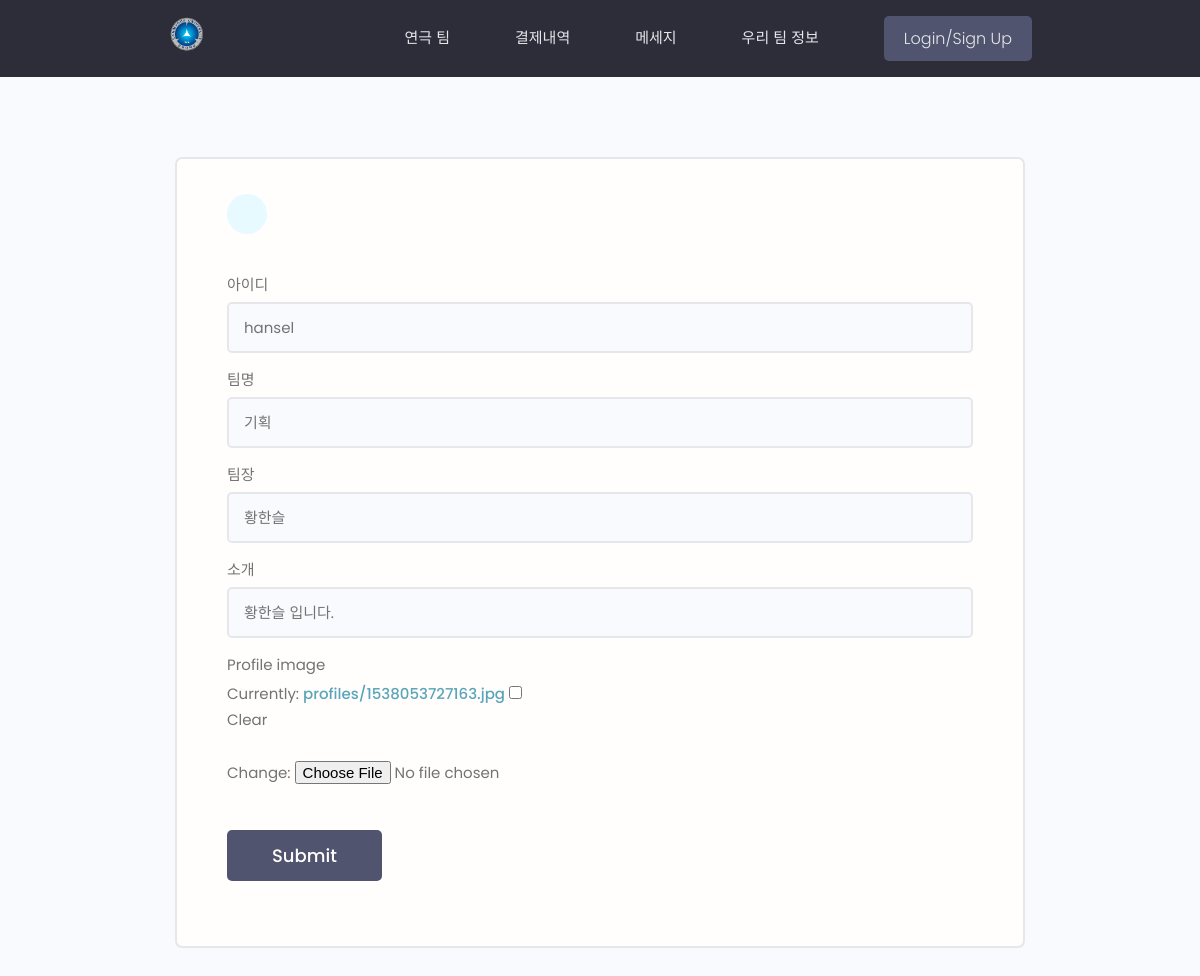
Screenshot of /edit/1 with the database file from the repository.
### division/models.py (models this page shows, shortened)
class Team(models.Model):
    user = models.OneToOneField(User,on_delete=models.CASCADE,null=True,blank=True)
    id = models.IntegerField(primary_key=True)
    username = models.CharField(null=True,max_length=100)
    name = models.CharField(null=True,max_length=100)
    captain = models.CharField(null=True,max_length=100)
    short_intro = models.CharField(null=True,blank=True,max_length=256)
    email = models.EmailField(null=True)
    profile_image = models.ImageField(null=True,blank=True,upload_to='profiles/',default='profiles/user-default.png')
    created = models.DateTimeField(auto_now_add=True)
    is_new = models.BooleanField(null=True,default=False)
    USERNAME_FIELD = 'username'

### division/views.py (the view)
# urls.py: path('edit/<str:pk>',updateTeam,name='edit'),
def updateTeam(request,pk):
    team = Team.objects.get(id=pk)
    form = CustomTeamForm(instance=team)
    if request.method == 'POST':
        form = CustomTeamForm(request.POST,request.FILES,instance=team)
        if form.is_valid():
            form.save()
            return redirect('account')
    context = {'form':form}
    return render(request,'edit.html',context)

### division/forms.py
class CustomTeamForm(ModelForm):
    class Meta:
        model = Team
        fields = ['username','name','captain','short_intro','profile_image']
        labels ={
            'username':'아이디',
            'name':'팀명',
            'captain':'팀장',
            'short_intro':'소개'
        }
    def __init__(self,*args,**kwargs):
        super(CustomTeamForm,self).__init__(*args,**kwargs)
        for name,field in self.fields.items():
            field.widget.attrs.update({'class':'input'})

### division/templates/edit.html (shortened to what this page needs)
{% extends 'main.html' %}
{% block content %}
<main class="formPage my-xl">
    <div class="content-box">
        <div class="formWrapper">
            <a class="backButton" href="#"></a>
            <br>
            <form class="form" method="POST" enctype="multipart/form-data">
                {% for field in form %}
                <div class="form__field">
                    <label for="formInput#text">{{field.label}} </label>
                    {{field}}
                </div>
                {% endfor %}
                <input class="btn btn--sub btn--lg  my-md" type="submit" value="Submit" />
            </form>
        </div>
    </div>
</main>
{% endblock %}

### static/styles/app.css (style rules this page uses)
:root { --color-sub: #2d2d39; }
.btn--sub { background-color: var(--color-sub-light); }
.content-box { width: 95%; max-width: 85rem; margin: 0 auto; }
.backButton { background: var(--color-main-light); color: var(--color-main); width: 4rem; height: 4rem; display: flex; align-items: center; justify-content: center; border-radius: 50%; }
.formPage .formWrapper { list-style: none; background: var(--color-white); padding: 3.5rem 5rem; border: 2px solid var(--color-light); border-radius: 0.7rem; }

### static/uikit/styles/modules/_variables.css (style rules this page uses)
:root { --color-main: #5aa5b9; --color-main-light: #e6faff; --color-sub: #3f4156; --color-sub-light: #51546e; --color-sub-lighter: #ededfd; --color-text: #737373; --color-gray: #8b8b8b; --color-light: #e5e7eb; --color-light-gray: #767676; --color-bg: #f8fafd; --color-white: #fffefd; --color-white-light: #f3f3f3; --color-success: #359e64; --color-success-bg: #def8e8; --color-error: #fc4b0b; --color-error-bg: #fff2ee; --font-base: 'Poppins', arial, helvetica, 'Segoe UI', roboto, ubuntu, sans-serif; --font-monospace: 'Fira Code', 'Courier New', courier, monospace; --font-regular: 300; --font-medium: 500; --font-bold: 700; --generic-shadow: 1px 1px 5px #00000010; --generic-transition: all 0.3s ease-in-out; }

### static/uikit/styles/modules/_base.css (style rules this page uses)
* { margin: 0; padding: 0; box-sizing: border-box; text-rendering: optimizeLegibility; color: inherit; font-size: inherit; }
html { font-size: 50%; }
@media only screen and (min-width: 480px) { html { font-size: 56.25%; } }
@media only screen and (min-width: 1200px) { html { font-size: 62.5%; } }
body { line-height: 1.6; font-weight: 400; font-size: 1.5rem; color: var(--color-text); background-color: var(--color-bg); min-height: 100vh; }

### static/uikit/styles/modules/_typography.css (style rules this page uses)
* { font-family: var(--font-base); }
a { padding-bottom: 2px; text-decoration: none; display: inline-block; color: var(--color-main); font-weight: var(--font-medium); }

### static/uikit/styles/modules/_utilities.css (style rules this page uses)
.my-md { margin: 3rem auto; }
.my-xl { margin: 8rem auto; }

### static/uikit/styles/modules/_button.css (style rules this page uses)
.btn { display: inline-block; position: relative; cursor: pointer; background-color: var(--color-light); font-weight: var(--font-medium); color: var(--color-sub); text-decoration: none; padding: 1rem 2rem; border-radius: 0.5rem; border: none; width: -webkit-fit-content; width: -moz-fit-content; width: fit-content; height: -webkit-fit-content; height: -moz-fit-content; height: fit-content; font-size: 1.6rem; outline-width: 0; outline-color: transparent; -webkit-backface-visibility: hidden; backface-visibility: hidden; transition: all 0.3s ease-in-out; }
.btn--sub { background-color: var(--color-sub); color: var(--color-white); }
.btn--lg { font-size: 1.8rem; padding: 1.2rem 4.5rem; }

### static/uikit/styles/modules/_form.css (style rules this page uses)
.form { display: block; }
.form__field { margin-top: 1.5rem; margin-bottom: 1.5rem; }
.form__label, .form__field > label { display: block; margin-bottom: 0.5rem; color: var(--color-text); }
input.input[type='text'], input.input[type='email'], input.input[type='password'], input.input[type='number'], textarea.input { min-width: 24rem; width: 100%; padding: 1.2rem 1.5rem; border-radius: 0.5rem; border: 2px solid var(--color-light); transition: all 0.3s ease-in-out; background-color: var(--color-bg); }

### rows the page displays
Team: form "hansel" "기획" "황한슬" "황한슬 입니다."

### other values shown
{{ field.label }} "아이디" "팀명" "팀장" "소개" "Profile image"
